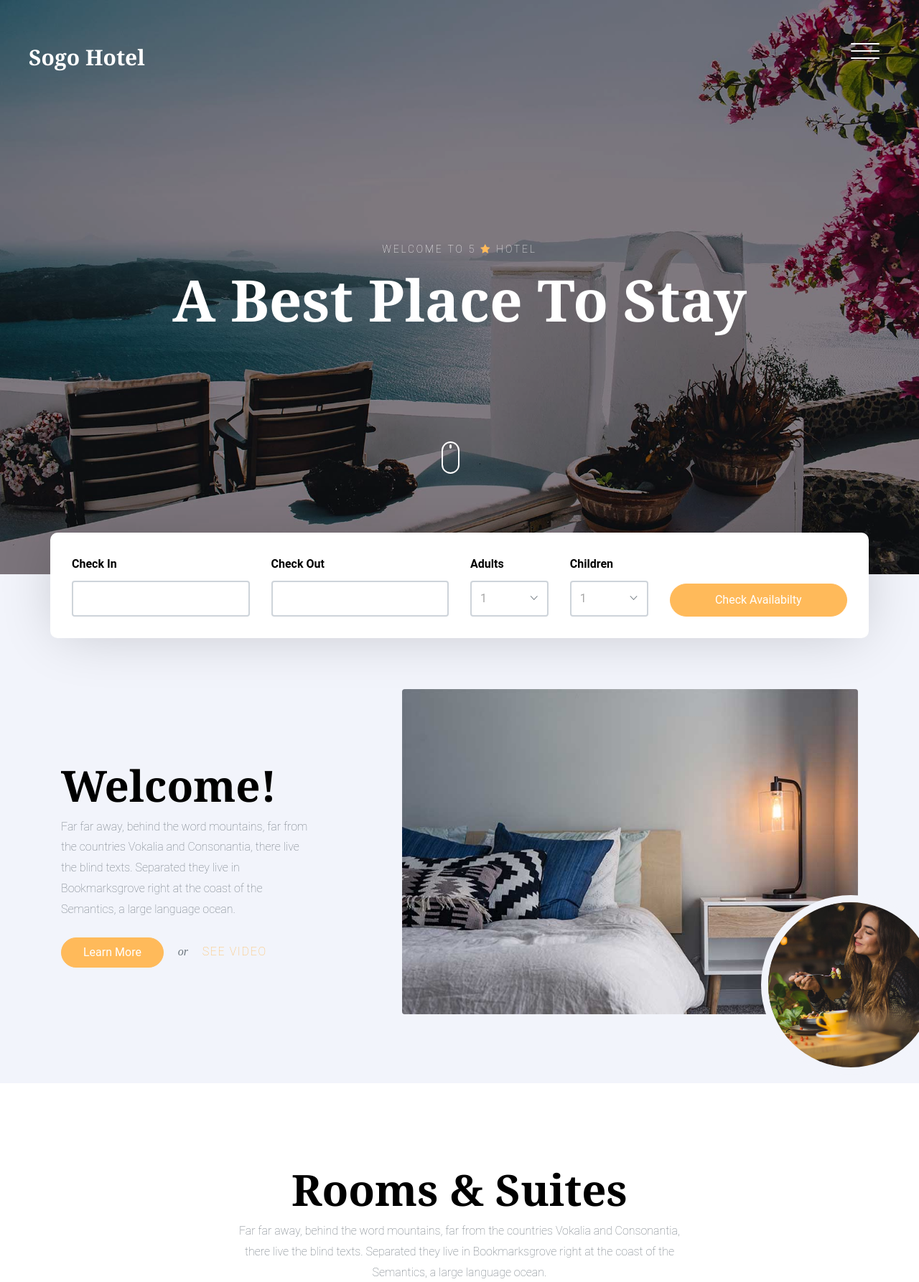
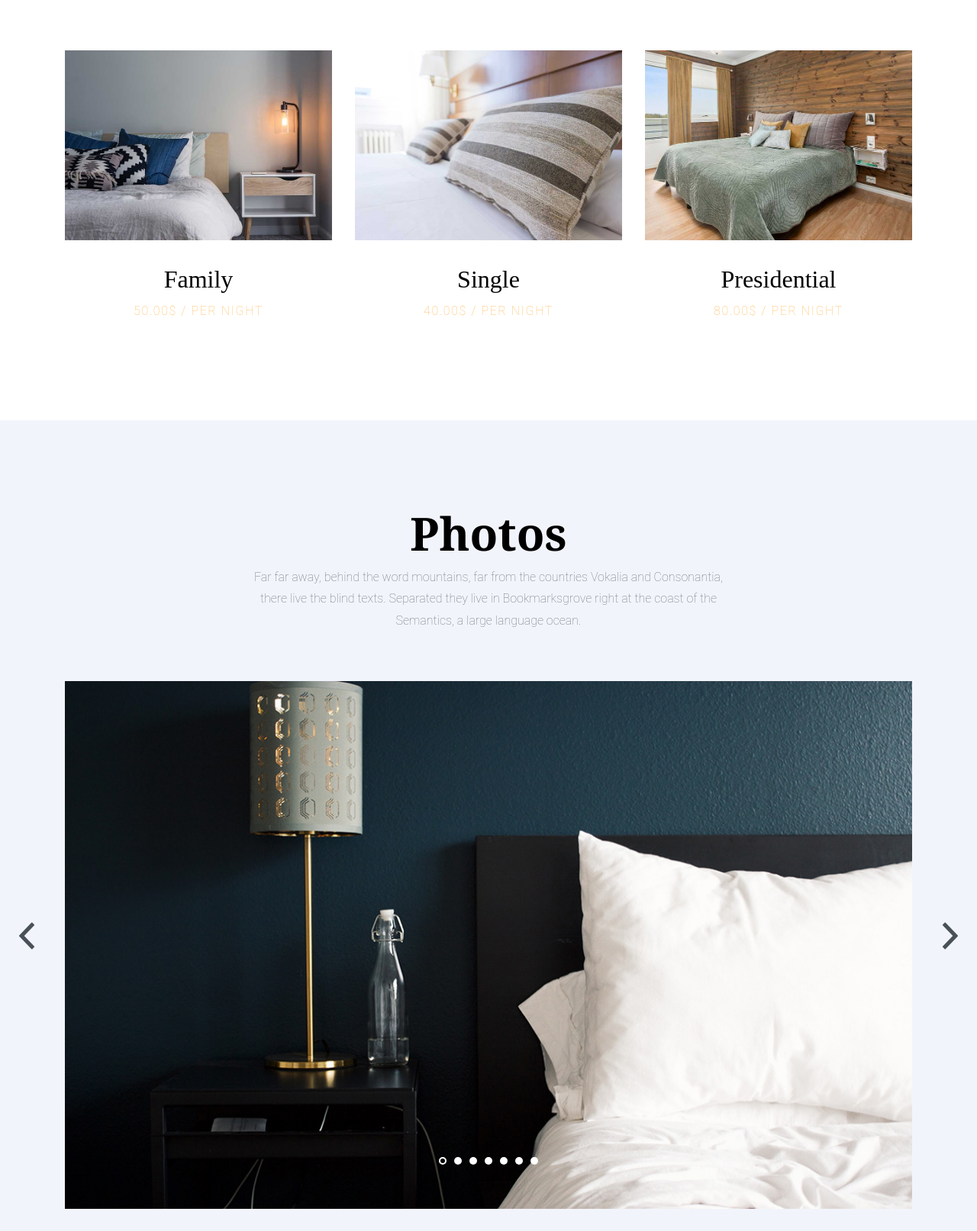
The page / (upper part) on the database its author committed (2 pictures, top to bottom).
### hotel/models.py (models this page shows, shortened)
class Room(models.Model):
    ROOM_TYPE_CHOICES = [
        ('Family', 'Family'),
        ('Presidential', 'Presidential'),
        ('Single', 'Single'),
    ]
    image = models.CharField(max_length=300)
    room_type = models.CharField(max_length=20, choices=ROOM_TYPE_CHOICES, default='Family')
    price = models.DecimalField(max_digits=6, decimal_places=2)

class CarouselImage(models.Model):
    title = models.CharField(max_length=150, default='Carousel-image')
    image = models.ImageField(upload_to='carousel/')

### hotel/views.py (the view)
# urls.py: path('', index, name="home"),
def index(request):
    rooms = Room.objects.all()[:3]
    carousel_images = CarouselImage.objects.all()
    context = {
        "rooms":rooms,
        "carousel_images":carousel_images,
    }
    return render(request, "pages/index.html", context)

### templates/pages/index.html (shortened to what this page needs)
{% extends 'constants/base.html' %}
{% load static %}
{% block content %}
<section class="site-hero overlay" data-stellar-background-ratio="0.5">
      <div class="container">
        <div class="row site-hero-inner justify-content-center align-items-center">
          <div class="col-md-10 text-center" data-aos="fade-up">
            <span class="custom-caption text-uppercase text-white d-block  mb-3">Welcome To 5 <span class="fa fa-star text-primary"></span>   Hotel</span>
            <h1 class="heading">A Best Place To Stay</h1>
          </div>
        </div>
      </div>
      <a class="mouse smoothscroll" href="#next">
        <div class="mouse-icon">
          <span class="mouse-wheel"></span>
        </div>
      </a>
    </section>
    <section class="section bg-light pb-0"  >
      <div class="container">
        <div class="row check-availabilty" id="next">
          <div class="block-32" data-aos="fade-up" data-aos-offset="-200">
            <form action="#">
              <div class="row">
                <div class="col-md-6 mb-3 mb-lg-0 col-lg-3">
                  <label for="checkin_date" class="font-weight-bold text-black">Check In</label>
                  <div class="field-icon-wrap">
                    <input type="text" id="checkin_date" class="form-control">
                  </div>
                </div>
                <div class="col-md-6 mb-3 mb-lg-0 col-lg-3">
                  <label for="checkout_date" class="font-weight-bold text-black">Check Out</label>
                  <div class="field-icon-wrap">
                    <input type="text" id="checkout_date" class="form-control">
                  </div>
                </div>
                <div class="col-md-6 mb-3 mb-md-0 col-lg-3">
                  <div class="row">
                    <div class="col-md-6 mb-3 mb-md-0">
                      <label for="adults" class="font-weight-bold text-black">Adults</label>
                      <div class="field-icon-wrap">
                        <div class="icon"><span class="ion-ios-arrow-down"></span></div>
                        <select name="" id="adults" class="form-control">
                          <option value="">1</option>
                        </select>
                      </div>
                    </div>
                    <div class="col-md-6 mb-3 mb-md-0">
                      <label for="children" class="font-weight-bold text-black">Children</label>
                      <div class="field-icon-wrap">
                        <div class="icon"><span class="ion-ios-arrow-down"></span></div>
                        <select name="" id="children" class="form-control">
                          <option value="">1</option>
                        </select>
                      </div>
                    </div>
                  </div>
                </div>
                <div class="col-md-6 col-lg-3 align-self-end">
                  <button class="btn btn-primary btn-block text-white">Check Availabilty</button>
                </div>
              </div>
            </form>
          </div>
        </div>
      </div>
    </section>
    <section class="py-5 bg-light">
      <div class="container">
        <div class="row align-items-center">
          <div class="col-md-12 col-lg-7 ml-auto order-lg-2 position-relative mb-5" data-aos="fade-up">
            <figure class="img-absolute">
              <img src="{% static 'images/food-1.jpg' %}" alt="Image" class="img-fluid">
            </figure>
            <img src="{% static 'images/img_1.jpg' %}" alt="Image" class="img-fluid rounded">
          </div>
          <div class="col-md-12 col-lg-4 order-lg-1" data-aos="fade-up">
            <h2 class="heading">Welcome!</h2>
            <p class="mb-4">Far far away, behind the word mountains, far from the countries Vokalia and Consonantia, there live the blind texts. Separated they live in Bookmarksgrove right at the coast of the Semantics, a large language ocean.</p>
            <p><a href="#" class="btn btn-primary text-white py-2 mr-3">Learn More</a> <span class="mr-3 font-family-serif"><em>or</em></span> <a href="https://vimeo.com/channels/staffpicks/93951774"  data-fancybox class="text-uppercase letter-spacing-1">See video</a></p>
          </div>
        </div>
      </div>
    </section>
    <section class="section">
      <div class="container">
        <div class="row justify-content-center text-center mb-5">
          <div class="col-md-7">
            <h2 class="heading" data-aos="fade-up">Rooms &amp; Suites</h2>
            <p data-aos="fade-up" data-aos-delay="100">Far far away, behind the word mountains, far from the countries Vokalia and Consonantia, there live the blind texts. Separated they live in Bookmarksgrove right at the coast of the Semantics, a large language ocean.</p>
          </div>
        </div>
        <div class="row">
          {% for room in rooms %}
          <div class="col-md-6 col-lg-4" data-aos="fade-up">
            <a href="#" class="room">
              <figure class="img-wrap">
              {% if 'https' in room.image %}
                <img src="{{room.image}}" alt="Free website template" class="img-fluid mb-3">
                {% else %}
                <img src="{% static room.image %}" alt="Free website template" class="img-fluid mb-3">
              {% endif %}
              </figure>
              <div class="p-3 text-center room-info">
                <h2>{{ room.room_type }}</h2>
                <span class="text-uppercase letter-spacing-1">{{room.price}}$ / per night</span>
              </div>
            </a>
          </div>
          {% endfor %}
        </div>
      </div>
    </section>
    <section class="section slider-section bg-light">
      <div class="container">
        <div class="row justify-content-center text-center mb-5">
          <div class="col-md-7">
            <h2 class="heading" data-aos="fade-up">Photos</h2>
            <p data-aos="fade-up" data-aos-delay="100">Far far away, behind the word mountains, far from the countries Vokalia and Consonantia, there live the blind texts. Separated they live in Bookmarksgrove right at the coast of the Semantics, a large language ocean.</p>
          </div>
        </div>
        <div class="row">
          <div class="col-md-12">
            <div class="home-slider major-caousel owl-carousel mb-5" data-aos="fade-up" data-aos-delay="200">
                {% for image in carousel_images %}
                  <div class="slider-item">
                    <a href="{{ image.image.url }}" data-fancybox="images" data-caption="Caption for this image"><img src="{{ image.image.url }}" alt="{{image.title}}" class="img-fluid"></a>
                  </div>
                {% endfor %}
            </div>
          </div>
        </div>
      </div>
    </section>
{% endblock %}

### rows shown on the page
Room: image (picture), room_type "Family", price "50.00"
Room: image (picture), room_type "Single", price "40.00"
Room: image (picture), room_type "Presidential", price "80.00"
CarouselImage: image (picture)
